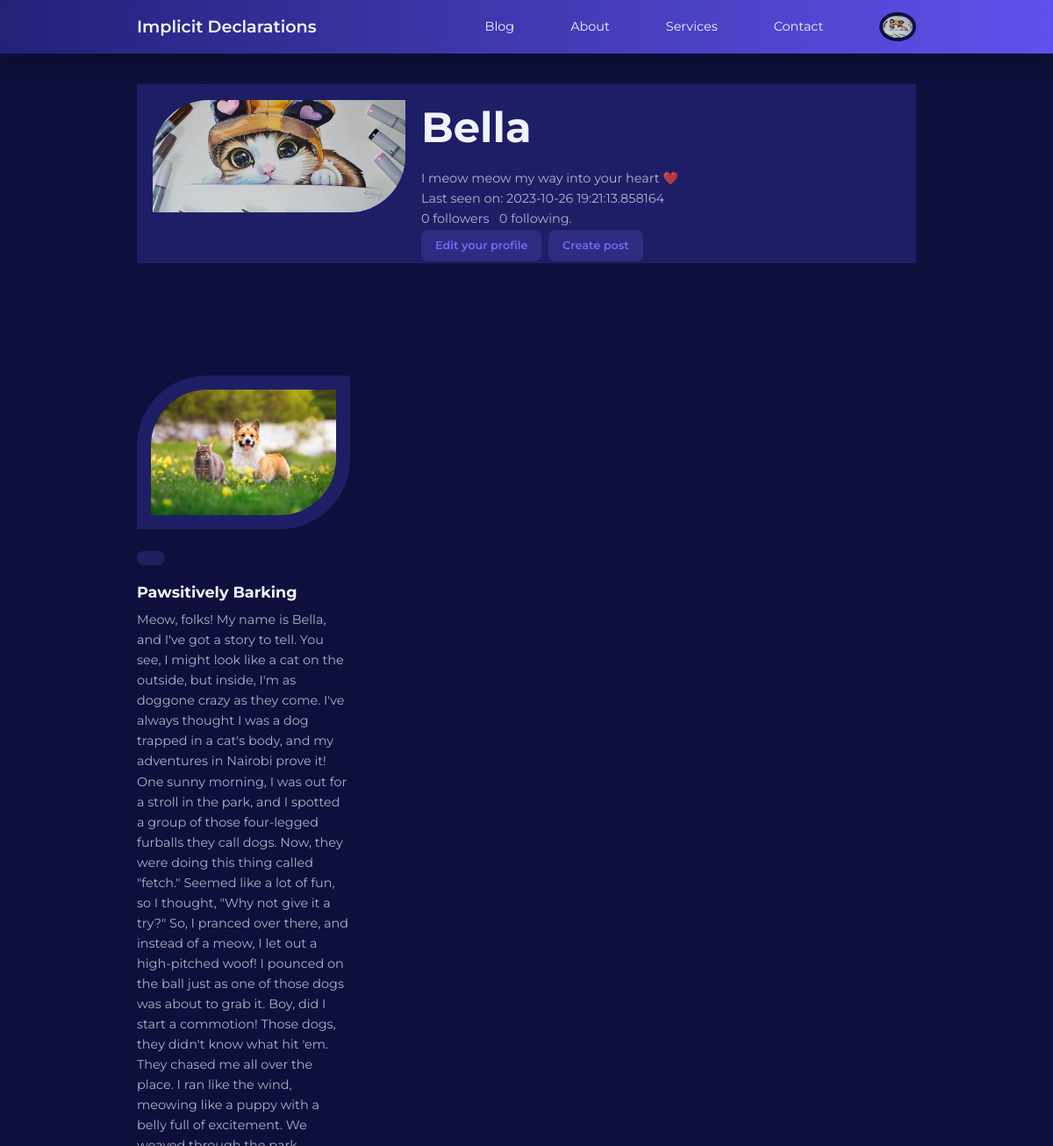
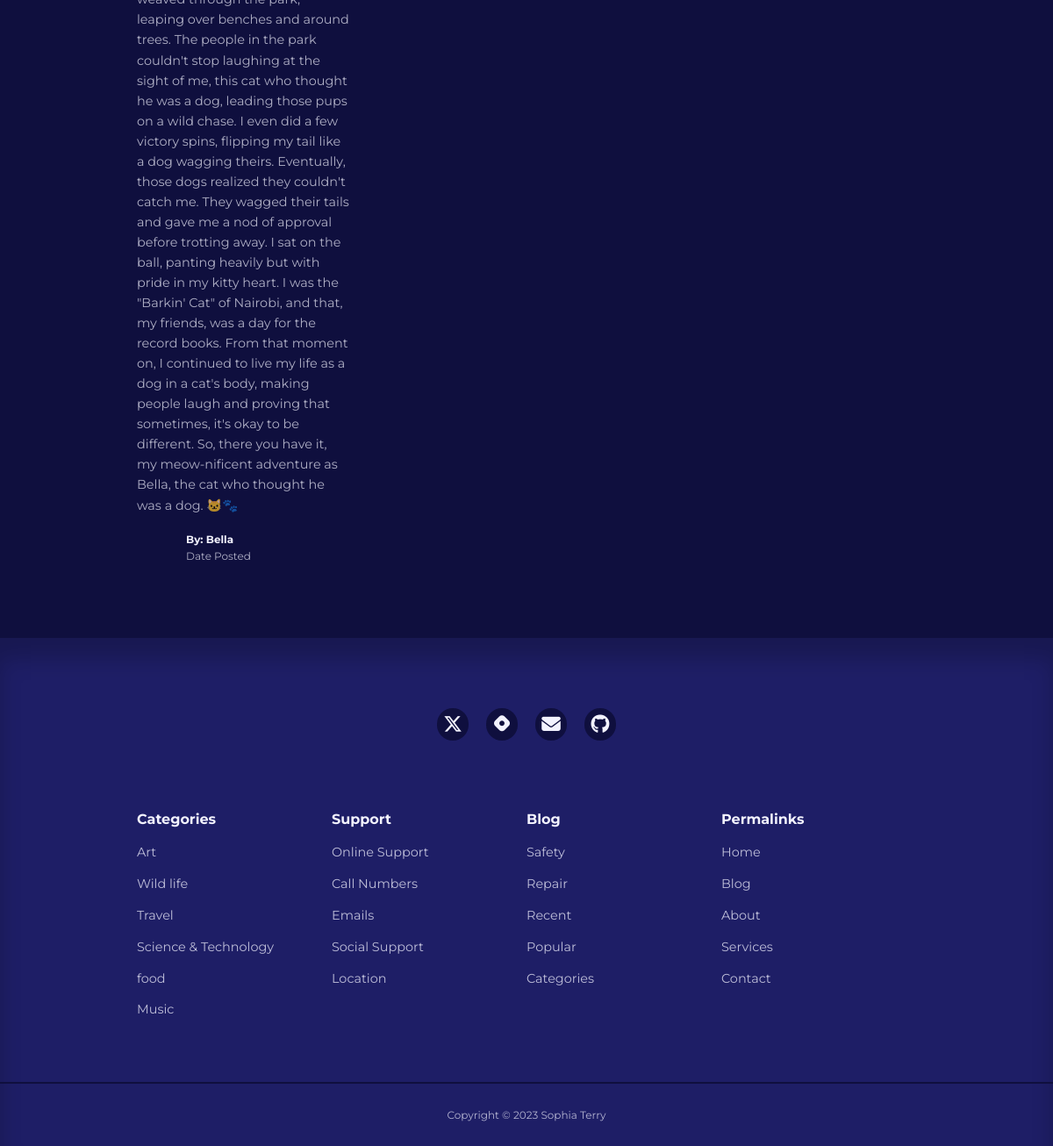
/user/Bella (signed in), run on the app's committed database (2 pictures, top to bottom).
### app/models.py (models this page shows, shortened)
class User(UserMixin, db.Model):
    id = db.Column(db.Integer, primary_key=True)
    username = db.Column(db.String(100), index=True, unique=True)
    email = db.Column(db.String(120), index=True, unique=True)
    password_hash = db.Column(db.String(128))
    role = db.Column(db.String(3))
    picture = db.Column(db.String(120), nullable=True)
    posts = db.relationship('Post', backref='author', lazy='dynamic')
    about_me = db.Column(db.String(140))
    last_seen = db.Column(db.DateTime, default=datetime.utcnow)
    followed = db.relationship(
        'User', secondary=followers,
        primaryjoin=(followers.c.follower_id == id),
        secondaryjoin=(followers.c.followed_id == id),
        backref=db.backref('followers', lazy='dynamic'), lazy='dynamic'
    )

class Post(db.Model):
    id = db.Column(db.Integer, primary_key=True)
    title = db.Column(db.String(120))
    content = db.Column(db.Text)
    image = db.Column(db.String(120), nullable=True)
    timestamp = db.Column(db.DateTime, index=True, default=datetime.utcnow)
    user_id = db.Column(db.Integer, db.ForeignKey('user.id'))

### app/routes.py (the view)
@app.route('/user/<username>')
@login_required
def profile(username):
    user = User.query.filter_by(username=username).first_or_404()
    posts = user.posts
    """    .order_by(Post.timestamp.desc()).paginate(
        page=page, per_page=app.config['POSTS_PER_PAGE'], error_out=False)
    next_url = url_for('user', username=user.username, page=posts.next_num) \
        if posts.has_next else None
    prev_url = url_for('user', username=user.username, page=posts.prev_num) \
        if posts.has_prev else None
    """
    form = EmptyForm()
    return render_template('profile.html', user=user, posts=posts,
                            form=form)

### app/models.py (called while the page is built)
@login.user_loader
def load_user(id):
    return User.query.get(int(id))

### app/routes.py (called while the page is built)
@app.before_request
def before_request():
    if current_user.is_authenticated:
        current_user.last_seen = datetime.utcnow()
        db.session.commit()

### app/templates/profile.html (shortened to what this page needs)
{% extends "base.html" %}
{% block content %}
<div class="container profile__container">
    <table>
        <tr valign="top">
            <td><img class="display__pic" src="{{ url_for('static', filename='images/' + current_user.picture) }}"></td>
            <td>
                <h1>{{ user.username }}</h1>
                {% if user.about_me %}<p>{{ user.about_me }}</p>{% endif %}
                {% if user.last_seen %}<p>Last seen on: {{ user.last_seen }}</p>{% endif %}
                <p>{{ user.followers.count() }} followers &nbsp; {{ user.followed.count() }} following.</p>
                {% if user == current_user %}
                <p>
                    <a class="link__button" href="{{ url_for('edit_profile') }}">Edit your profile</a>&nbsp;
                     <a class="link__button" href="{{ url_for('add_post') }}">Create post </a>
                </p>
              {% endif %}
            </td>
        </tr>
    </table>
    </div>
 <div>
    {% for post in posts %}
    <section class="posts">
    <div class="container posts__container">
        <article class="post">
            <div class="post__thumbnail">
                {% if post.image %}
                <img src="{{ url_for('static', filename='images/' + post.image) }}" alt="Post Image">
                {% else %}
                <img src="{{ url_for('static', filename='/images/blog18.jpg') }}" alt="Default Image">
                {% endif %}
            </div>
            <div class="post__info">
                    <a href="category-posts.html" class="category__button">{{ category }}</a>
                    <h3 class="post__title">{{ post.title }}</h3>
                    <p class="post__body">{{ post.content }}</p>
                    <div class="post__author">
                        <div class="post__author-avator">
                        </div>
                        <div class="post__author-info">
                            <h5>By: {{post.author.username }}</h5>
                            <small>Date Posted {{ post.date_posted }}</small>
                        </div>
                    </div>
                </div>
        </article>
    </div>
</section>
    {% endfor %}
{% endblock %}

### app/templates/base.html (shortened to what this page needs)
<!DOCTYPE html>
<html lang="en">
<head>
    <link rel="stylesheet" href="{{ url_for('static', filename='styles/styles.css')}}">
    <link rel="stylesheet" href="https://unicons.iconscout.com/release/v4.0.8/css/line.css">
</head>
<body>
    {% block navbar %}
    <nav>
        <div class="container nav__container">
            <a href="/index" class="nav__logo">Implicit Declarations</a>
            <ul class="nav__items">
                <li><a href="{{ url_for('blog') }}">Blog</a></li>
                <li><a href="{{ url_for('about') }}">About</a></li>
                <li><a href="{{ url_for('services') }}">Services</a></li>
                <li><a href="{{ url_for('contact') }}">Contact</a></li>
                {% if current_user.is_anonymous %}
                <li><a href="{{ url_for('signin') }}">Sign In</a></li>
                {% else %}
                <li class="nav__profile">
                    <div class="avatar">
                        <img src="{{ url_for('static', filename='images/' ~ current_user.picture) }}" alt="">
                    </div>
                        {% endif %}
                </li>
            </ul>
        </div>
    </nav>
    {% endblock %}
    {% block content %}{% endblock %}
    {% block footer %}
    <footer>
        <div class="footer__socials">
            <a href="https://twitter.com/Mssophia_" target="_blank">
                </a>
            <a href="https://sophiaintech.hashnode.dev/" target="_blank">
                </a>
            <a href="mailto:sophiaterryyu@gmail.com">
                </a>
            <a href="https://github.com/terryyufei" target="_blank">
                </a>
        </div>
        <div class="container footer__container">
            <article>
                <h4>Categories</h4>
                <ul>
                    <li><a href="">Art</a></li>
                    <li><a href="">Wild life</a></li>
                    <li><a href="">Travel</a></li>
                    <li><a href="">Science & Technology</a></li>
                    <li><a href="">food</a></li>
                    <li><a href="">Music</a></li>
                </ul>
            </article>
            <article>
                <h4>Support</h4>
                <ul>
                    <li><a href="">Online Support</a></li>
                    <li><a href="">Call Numbers</a></li>
                    <li><a href="">Emails</a></li>
                    <li><a href="">Social Support</a></li>
                    <li><a href="">Location</a></li>
                </ul>
            </article>
            <article>
                <h4>Blog</h4>
                <ul>
                    <li><a href="">Safety</a></li>
                    <li><a href="">Repair</a></li>
                    <li><a href="">Recent</a></li>
                    <li><a href="">Popular</a></li>
                    <li><a href="">Categories</a></li>
                </ul>
            </article>
            <article>
                <h4>Permalinks</h4>
                <ul>
                    <li><a href="">Home</a></li>
                    <li><a href="">Blog</a></li>
                    <li><a href="">About</a></li>
                    <li><a href="">Services</a></li>
                    <li><a href="">Contact</a></li>
                </ul>
            </article>
        </div>
        <div class="footer__copyright">
            <small>Copyright &copy; 2023 Sophia Terry</small>
        </div>
    </footer>
    {% endblock %}
</body>
</html>

### app/static/styles/styles.css (style rules this page uses)
:root { --color-primary: #6f6af8; --color-primary-light: hsl(242, 91%, 69%, 18%); --color-primary-variant: #5854c7; --color-red: #da0f3f; --color-red-light: hsl(346, 87%, 46%, 15%); --color-green: #00c476; --color-green-light: hsl(156, 100%, 38%, 15%); --color-gray-900: #1e1e66; --color-gray-700: #2d2b7c; --color-gray-300: rgba(242, 242, 254, 0.3); --color-gray-200: rgba(242, 242, 254, 0.7); --color-white: #f2f2fe; --color-bg: #0f0f3e; --transition: all 300ms ease; --container-width-lg: 74%; --container-width-md: 88%; --form-width: 40%; --card-border-radius-1: 0.3rem; --card-border-radius-2: 0.5rem; --card-border-radius-3: 0.8rem; --card-border-radius-4: 2rem; --card-border-radius-5: 5rem; }
* { box-sizing: border-box; margin: 0; padding: 0; outline: 0; border: 0; appearance: 0; list-style: none; text-decoration: none; }
body { font-family: 'Montserrat', sans-serif; line-height: 1.6; color: var(--color-gray-200); overflow-x: hidden; background: var(--color-bg); font-size: 0.9rem; }
.container { width: var(--container-width-lg); max-width: 1800px; margin-inline: auto; }
section { margin-top: 3rem; width: 100vw; }
h1, h2, h3, h4, h5 { color: var(--color-white); line-height: 1.3; }
h1 { font-size: 3rem; margin: 1rem 0; }
h3 { font-size: 1.1rem; margin: 0.8rem 0 0.5rem; }
h4 { font-size: 1rem; }
a { color: var(--color-white); transition: var(--transition); }
img { display: block; width: 100%; object-fit: cover; }
nav { background: linear-gradient(to right, hsl(240, 56%, 30%), hsl(246, 80%, 62%)); width: 100vw; height: 3.8rem; position: fixed; top: 0; z-index: 10; box-shadow: 0 1rem 1rem rgba(0, 0, 0, 0.2); }
.nav__container { height: 100%; display: flex; align-items: center; justify-content: space-between; }
.avatar { width: 2.6rem; height: 2.1rem; border-radius: 50%; overflow: hidden; border: 0.3rem solid var(--color-bg); }
.nav__logo { font-weight: 600; font-size: 1.2rem; }
.nav__items { display: flex; align-items: center; gap: 4rem; }
.nav__profile { position: relative; cursor: pointer; }
.category__button { background: var(--color-primary-light); color: var(--color-primary); display: inline-block; padding: 0.5rem 1rem; border-radius: var(--card-border-radius-2); font-weight: 600; font-size: 0.8rem; text-align: center; }
.post__thumbnail { border-radius: var(--card-border-radius-5) 0; border: 1rem solid var(--color-gray-900); overflow: hidden; margin-bottom: 1.6rem; }
.post__author { display: flex; gap: 1rem; margin-top: 1.2rem; }
.post__author-avator { width: 2.5rem; height: 2.5rem; border-radius: var(--card-border-radius-3); overflow: hidden; }
.posts__container { display: grid; grid-template-columns: repeat(3, 1fr); gap: 5rem; margin-bottom: 5rem; margin-top: 8rem; }
footer { background: var(--color-gray-900); padding: 5rem 0 0; box-shadow: inset 0 1.5rem 1.5rem rgba(0, 0, 0, 0.2); }
.footer__socials { margin-inline: auto; width: fit-content; margin-bottom: 5rem; display: flex; justify-content: space-between; align-items: center; gap: 1.2rem; }
.footer__socials a { background: var(--color-bg); border-radius: 50%; width: 2.3rem; height: 2.3rem; display: flex; align-items: center; justify-content: center; }
.footer__container { display: grid; grid-template-columns: repeat(4, 1fr); }
footer h4 { color: var(--color-white); margin-bottom: 0.6rem; }
footer ul a { opacity: 0.75; }
footer ul li { padding: 0.4rem 0; }
.footer__copyright { text-align: center; padding: 1.5rem 0; border-top: 2px solid var(--color-bg); margin-top: 4rem; }
.profile__container { margin-top: 6rem; background: var(--color-gray-900); }
.display__pic { border-radius: var(--card-border-radius-5) 0; border: 1rem solid var(--color-gray-900); overflow: hidden; height: 10rem; width: 20rem; }
.link__button { background: var(--color-primary-light); color: var(--color-primary); display: inline-block; padding: 0.5rem 1rem; border-radius: var(--card-border-radius-2); font-weight: 600; font-size: 0.8rem; text-align: center; }

### data on the page
User: picture (picture), username "Bella", about_me "I meow meow my way into your heart ❤️", last_seen "2023-10-26 19:21:13.858164"
Post: image (picture), title "Pawsitively Barking", content "Meow, folks! My name is Bella, and I've got a story to tell. You see, I might look like a cat on the outside, but inside, I'm as doggone crazy as they come. I've always thought I was a dog trapped in a cat's body, and my adventures in Nairobi prove it! One sunny morning, I was out for a stroll in the park, and I spotted a group of those four-legged furballs they call dogs. Now, they were doing this thing called \"fetch.\" Seemed like a lot of fun, so I thought, \"Why not give it a try?\" So, I pranced over there, and instead of a meow, I let out a high-pitched woof! I pounced on the ball just as one of those dogs was about to grab it. Boy, did I start a commotion! Those dogs, they didn't know…", author.username "Bella"

### other printed values
{{ user.followers.count() }} "0"
{{ user.followed.count() }} "0"
